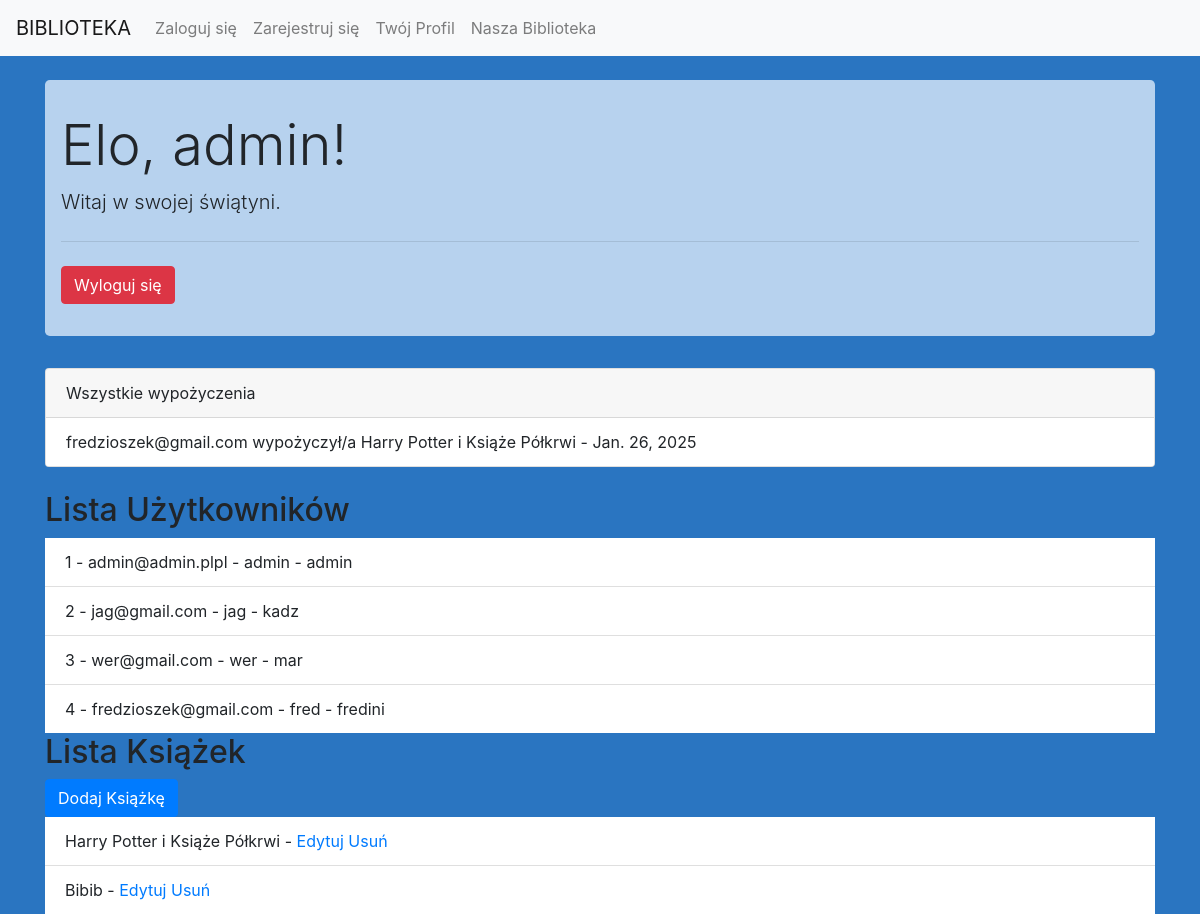
The app's page /profile/ (signed in) with its own data.
### myapp/models.py (models this page shows, shortened)
class Uzytkownik(AbstractUser):
    username = None
    imie = models.CharField(max_length=60)
    nazwisko = models.CharField(max_length=80)
    email = models.EmailField(unique=True)
    plec = models.IntegerField(choices=PLEC.choices, default=PLEC.Kobieta)
    data_dodania = models.DateField(default=date.today, blank=False, null=False)
    USERNAME_FIELD = 'email'
    REQUIRED_FIELDS = ['imie', 'nazwisko', 'plec']
    objects = CustomUserManager()
    class Meta:
        verbose_name = "Użytkownik"
        verbose_name_plural = "Użytkownicy"

class Wypozyczenia(models.Model):
    uzytkownik = models.ForeignKey('Uzytkownik', on_delete=models.CASCADE)
    ksiazka = models.ForeignKey('Ksiazka', on_delete=models.CASCADE)
    data_wypozyczenia = models.DateField(default=now, verbose_name="Data wypożyczenia")
    class Meta:
        verbose_name = "Wypożyczenie"
        verbose_name_plural = "Wypożyczenia"

class Ksiazka(models.Model):
    tytul = models.CharField(max_length=200)
    autor = models.ManyToManyField(Autor)
    wydawnictwo = models.IntegerField(choices=WYDAWNICTWA.choices)
    rok_wydania = models.CharField(max_length=4)
    liczba_stron = models.IntegerField()
    ISBN = models.CharField(max_length=13)
    okładka = models.IntegerField(choices=OKLADKA.choices)
    gatunek = models.ManyToManyField(Gatunek)
    class Meta:
        verbose_name = "Książka"
        verbose_name_plural = "Książki"

### myapp/views.py (the view)
# urls.py: path('profile/', profile, name='profile') ,
@login_required
def profile(request):
    if request.user.is_staff:
        wypozyczenia = Wypozyczenia.objects.all()
        uzytkownicy = Uzytkownik.objects.all()
        ksiazki = Ksiazka.objects.all()
    else:
        wypozyczenia = Wypozyczenia.objects.filter(uzytkownik=request.user)
        uzytkownicy = None
        ksiazki = None
    historia_wypozyczen = HistoriaWypozyczen.objects.filter(uzytkownik=request.user)
    return render(request, 'myapp/profile.html', {
        'wypozyczenia': wypozyczenia,
        'historia_wypozyczen': historia_wypozyczen,
        'uzytkownicy': uzytkownicy,
        'ksiazki': ksiazki
    })

### myapp/templates/myapp/profile.html (shortened to what this page needs)
{% extends "base.html" %}
{% block content %}
<div class="jumbotron">
    <h1 class="display-4">Elo, {{ user.imie }}!</h1>
    <p class="lead">Witaj w swojej świątyni.</p>
    <hr class="my-4">
    <form method="post" action="{% url 'logout' %}" style="display: inline;">
        <button type="submit" class="btn btn-danger">Wyloguj się</button>
    </form>
</div>
<div class="card mb-4">
    <div class="card-header">
        {% if user.is_staff %}
        Wszystkie wypożyczenia
        {% else %}
        Twoje wypożyczenia
        {% endif %}
    </div>
    <ul class="list-group list-group-flush">
        {% for wypozyczenie in wypozyczenia %}
        <li class="list-group-item">
            {% if user.is_staff %}
            {{ wypozyczenie.uzytkownik.email }} wypożyczył/a
            {% endif %}
            {{ wypozyczenie.ksiazka.tytul }} - {{ wypozyczenie.data_wypozyczenia }}
        </li>
        {% endfor %}
    </ul>
</div>
{% if user.is_staff %}
<div>
    <h2>Lista Użytkowników</h2>
    <ul class="list-group list-group-flush">
        {% for uzytkownik in uzytkownicy %}
        <li class="list-group-item">
            {{ uzytkownik.id }} - {{ uzytkownik.email }} - {{ uzytkownik.imie }} - {{ uzytkownik.nazwisko }}
        </li>
        {% endfor %}
    </ul>
</div>
<div>
    <h2>Lista Książek</h2>
    <a href="{% url 'dodaj_ksiazke' %}" class="btn btn-primary">Dodaj Książkę</a>
    <ul class="list-group list-group-flush">
        {% for ksiazka in ksiazki %}
        <li class="list-group-item">
            {{ ksiazka.tytul }} - {{ ksiazka.get_autor }}
            <a href="{% url 'edytuj_ksiazke' ksiazka.id %}">Edytuj</a>
            <a href="{% url 'usun_ksiazke' ksiazka.id %}">Usuń</a>
        </li>
        {% endfor %}
    </ul>
</div>
{% endif %}
{% endblock %}

### myapp/static/css/styles.css (style rules this page uses)
body { background-color: #2a75c1; }
.jumbotron { background-color: #b7d2ee; padding: 2rem 1rem; }
.card { margin-bottom: 3rem; }

### records on screen
Uzytkownik: imie "admin", id "1", email "admin@admin.plpl", nazwisko "admin"
Wypozyczenia: uzytkownik.email "fredzioszek@gmail.com", ksiazka.tytul "Harry Potter i Książe Półkrwi", data_wypozyczenia "Jan. 26, 2025"
Uzytkownik: id "2", email "jag@gmail.com", imie "jag", nazwisko "kadz"
Uzytkownik: id "3", email "wer@gmail.com", imie "wer", nazwisko "mar"
Uzytkownik: id "4", email "fredzioszek@gmail.com", imie "fred", nazwisko "fredini"
Ksiazka: tytul "Harry Potter i Książe Półkrwi"
Ksiazka: tytul "Bibib"
